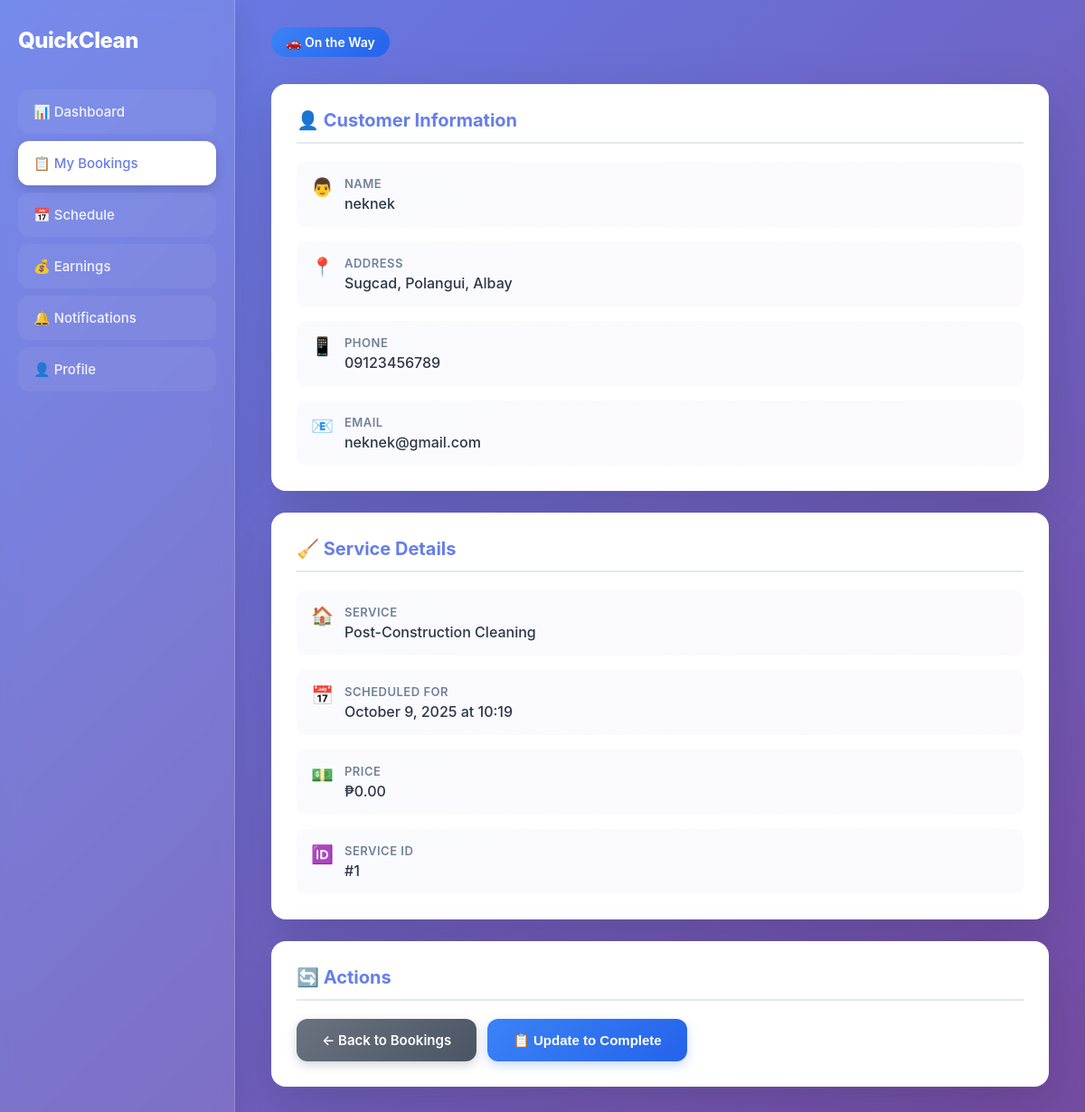
Page /Cleaner/bookingdetails.php?booking=7 on the committed database.
### tables this page shows
CREATE TABLE `transactions` (
  `transaction_id` int(11) NOT NULL,
  `booking_id` int(11) NOT NULL,
  `customer_name` varchar(100) NOT NULL,
  `service_name` varchar(100) NOT NULL,
  `date` date NOT NULL,
  `time` varchar(50) DEFAULT NULL,
  `address` text DEFAULT NULL,
  `phone` varchar(20) DEFAULT NULL,
  `email` varchar(100) DEFAULT NULL,
  `status` enum('on the way','completed') DEFAULT 'on the way',
  `action_date` timestamp NULL DEFAULT current_timestamp(),
  `proof_image` varchar(255) DEFAULT NULL,
  `completed_at` timestamp NULL DEFAULT NULL
);

CREATE TABLE `bookings` (
  `booking_id` int(11) NOT NULL,
  `user_id` int(11) NOT NULL,
  `service_id` int(11) NOT NULL,
  `service_name` varchar(100) NOT NULL,
  `price` decimal(10,2) DEFAULT NULL,
  `date` date NOT NULL,
  `time` varchar(50) DEFAULT NULL,
  `extras` text DEFAULT NULL,
  `name` varchar(100) NOT NULL,
  `phone` varchar(20) NOT NULL,
  `email` varchar(100) DEFAULT NULL,
  `address` text NOT NULL,
  `notes` text DEFAULT NULL,
  `status` enum('pending','accepted','declined') DEFAULT 'pending',
  `created_at` timestamp NULL DEFAULT current_timestamp()
);

### Cleaner/bookingdetails.php (the view, shortened to what this page needs)
<?php
$host = "localhost";
$user = "root";
$pass = "";
$db   = "quickclean";
$conn = mysqli_connect($host, $user, $pass, $db);
$booking_id = isset($_GET['booking']) ? (int)$_GET['booking'] : 0;
$sql = "SELECT b.*, t.status AS transaction_status, t.proof_image, t.completed_at
        FROM bookings b
        LEFT JOIN transactions t ON b.booking_id = t.booking_id
        WHERE b.booking_id = $booking_id";
$result = mysqli_query($conn, $sql);
$booking = mysqli_fetch_assoc($result);
?>
<!DOCTYPE html>
<html lang="en">
<head>
</head>
<body>
  <div class="wrapper">
    <div class="sidebar">
      <div class="sidebar-logo">QuickClean</div>
      <div class="nav-item"><a href="dashboard.html">📊 Dashboard</a></div>
      <div class="nav-item"><a href="assigned.php" class="active">📋 My Bookings</a></div>
      <div class="nav-item"><a href="schedule.html">📅 Schedule</a></div>
      <div class="nav-item"><a href="earnings.html">💰 Earnings</a></div>
      <div class="nav-item"><a href="notification.html">🔔 Notifications</a></div>
      <div class="nav-item"><a href="profile.html">👤 Profile</a></div>
    </div>
    <div class="content">
      <div class="header">
        <?php
        if ($booking['transaction_status'] == 'completed') {
            echo '<span class="status-badge completed">✓ Completed</span>';
        } elseif ($booking['transaction_status'] == 'on the way') {
            echo '<span class="status-badge ontheway">🚗 On the Way</span>';
        } elseif ($booking['status'] == 'accepted') {
            echo '<span class="status-badge accepted">✓ Accepted</span>';
        } elseif ($booking['status'] == 'pending') {
            echo '<span class="status-badge pending">⏳ Pending</span>';
        }
        ?>
      </div>
      <div class="card">
        <h2>👤 Customer Information</h2>
        <div class="info-grid">
          <div class="info-item">
            <span class="info-icon">👨</span>
            <div class="info-content">
              <div class="info-label">Name</div>
              <div class="info-value"><?php echo htmlspecialchars($booking['name']); ?></div>
            </div>
          </div>
          <div class="info-item">
            <span class="info-icon">📍</span>
            <div class="info-content">
              <div class="info-label">Address</div>
              <div class="info-value"><?php echo htmlspecialchars($booking['address']); ?></div>
            </div>
          </div>
          <div class="info-item">
            <span class="info-icon">📱</span>
            <div class="info-content">
              <div class="info-label">Phone</div>
              <div class="info-value"><?php echo htmlspecialchars($booking['phone']); ?></div>
            </div>
          </div>
          <?php if (!empty($booking['email'])): ?>
          <div class="info-item">
            <span class="info-icon">📧</span>
            <div class="info-content">
              <div class="info-label">Email</div>
              <div class="info-value"><?php echo htmlspecialchars($booking['email']); ?></div>
            </div>
          </div>
          <?php endif; ?>
        </div>
      </div>
      <div class="card">
        <h2>🧹 Service Details</h2>
        <div class="info-grid">
          <div class="info-item">
            <span class="info-icon">🏠</span>
            <div class="info-content">
              <div class="info-label">Service</div>
              <div class="info-value"><?php echo htmlspecialchars($booking['service_name']); ?></div>
            </div>
          </div>
          <div class="info-item">
            <span class="info-icon">📅</span>
            <div class="info-content">
              <div class="info-label">Scheduled For</div>
              <div class="info-value"><?php echo date('F j, Y', strtotime($booking['date'])); ?> at <?php echo $booking['time']; ?></div>
            </div>
          </div>
          <div class="info-item">
            <span class="info-icon">💵</span>
            <div class="info-content">
              <div class="info-label">Price</div>
              <div class="info-value">₱<?php echo number_format($booking['price'], 2); ?></div>
            </div>
          </div>
          <div class="info-item">
            <span class="info-icon">🆔</span>
            <div class="info-content">
              <div class="info-label">Service ID</div>
              <div class="info-value">#<?php echo $booking['service_id']; ?></div>
            </div>
          </div>
        </div>
      </div>
      <div class="card">
        <h2>🔄 Actions</h2>
        <div class="button-group">
          <a class="button btn-back" href="assigned.php">← Back to Bookings</a>
          <?php
          if ($booking['status'] == 'pending' || ($booking['status'] == 'accepted' && $booking['transaction_status'] == NULL)) {
              echo '<a class="button btn-accept" href="accept_booking.php?id='.$booking['booking_id'].'">✓ Accept Booking</a>';
              echo '<a class="button btn-decline" href="decline_booking.php?id='.$booking['booking_id'].'">✗ Decline Booking</a>';
          } elseif ($booking['transaction_status'] == 'on the way') {
              echo '<button class="button btn-update" onclick="window.location.href=\'assigned.php\'">📋 Update to Complete</button>';
          }
          ?>
        </div>
      </div>
    </div>
  </div>
</body>
</html>

### Cleaner/bookingdetails.php (style rules this page uses)
* { margin: 0; padding: 0; box-sizing: border-box; }
body { font-family: 'Inter', -apple-system, BlinkMacSystemFont, 'Segoe UI', sans-serif; background: linear-gradient(135deg, #667eea 0%, #764ba2 100%); color: #1a202c; min-height: 100vh; }
.wrapper { display: flex; min-height: 100vh; }
.sidebar { width: 260px; background: rgba(255, 255, 255, 0.1); backdrop-filter: blur(10px); border-right: 1px solid rgba(255, 255, 255, 0.2); padding: 30px 20px; color: white; box-shadow: 0 8px 32px rgba(0, 0, 0, 0.1); }
.sidebar-logo { font-size: 24px; font-weight: 800; margin-bottom: 40px; color: white; letter-spacing: -0.5px; }
.nav-item { margin: 8px 0; }
.nav-item a { display: flex; align-items: center; gap: 12px; background: rgba(255, 255, 255, 0.05); padding: 14px 16px; border-radius: 12px; text-decoration: none; color: rgba(255, 255, 255, 0.9); font-size: 15px; font-weight: 500; transition: all 0.3s cubic-bezier(0.4, 0, 0.2, 1); border: 1px solid transparent; }
.nav-item a.active { background: white; color: #667eea; box-shadow: 0 4px 12px rgba(0, 0, 0, 0.15); }
.content { flex: 1; padding: 30px 40px; overflow-y: auto; }
.header { margin-bottom: 30px; display: flex; justify-content: space-between; align-items: center; flex-wrap: wrap; gap: 16px; }
.status-badge { padding: 8px 16px; border-radius: 20px; font-size: 14px; font-weight: 600; color: white; display: inline-block; }
.status-badge.ontheway { background: linear-gradient(135deg, #3b82f6 0%, #2563eb 100%); }
.card { background: white; border-radius: 16px; box-shadow: 0 20px 60px rgba(0, 0, 0, 0.15); padding: 28px; margin-bottom: 24px; animation: fadeIn 0.5s ease; transition: all 0.3s ease; }
.card h2 { color: #667eea; font-size: 20px; font-weight: 700; margin-bottom: 20px; display: flex; align-items: center; gap: 10px; padding-bottom: 12px; border-bottom: 2px solid #e2e8f0; }
.button-group { display: flex; gap: 12px; flex-wrap: wrap; }
.button { display: inline-flex; align-items: center; justify-content: center; gap: 8px; padding: 14px 28px; background: linear-gradient(135deg, #667eea 0%, #764ba2 100%); color: white; border: none; border-radius: 12px; cursor: pointer; text-decoration: none; font-size: 15px; font-weight: 600; transition: all 0.3s cubic-bezier(0.4, 0, 0.2, 1); box-shadow: 0 4px 12px rgba(102, 126, 234, 0.3); }
.button.btn-back { background: linear-gradient(135deg, #6b7280 0%, #4b5563 100%); box-shadow: 0 4px 12px rgba(107, 114, 128, 0.3); }
.button.btn-update { background: linear-gradient(135deg, #3b82f6 0%, #2563eb 100%); box-shadow: 0 4px 12px rgba(59, 130, 246, 0.3); }
.info-grid { display: grid; gap: 16px; }
.info-item { display: flex; align-items: flex-start; gap: 12px; padding: 16px; background: linear-gradient(135deg, rgba(102, 126, 234, 0.03) 0%, rgba(118, 75, 162, 0.03) 100%); border-radius: 10px; transition: all 0.2s ease; }
.info-icon { font-size: 20px; flex-shrink: 0; }
.info-content { flex: 1; }
.info-label { color: #718096; font-size: 13px; font-weight: 600; text-transform: uppercase; letter-spacing: 0.5px; margin-bottom: 4px; }
.info-value { color: #2d3748; font-size: 16px; font-weight: 500; }

### rows in the picture
transactions: booking.name "neknek", booking.address "Sugcad, Polangui, Albay", booking.phone "09123456789", booking.email "neknek@gmail.com", booking.service_name "Post-Construction Cleaning", booking.date "October 9, 2025", booking.time "10:19", booking.price "0.00", booking.service_id "1"
